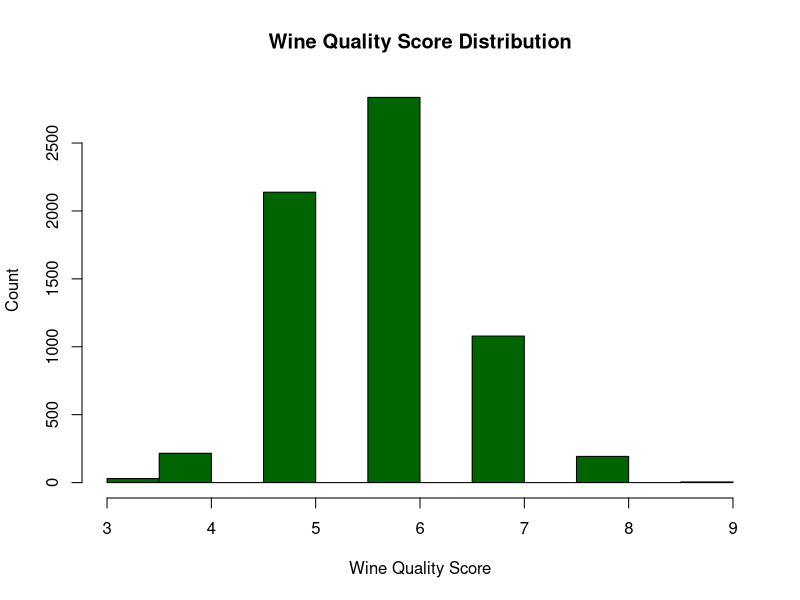
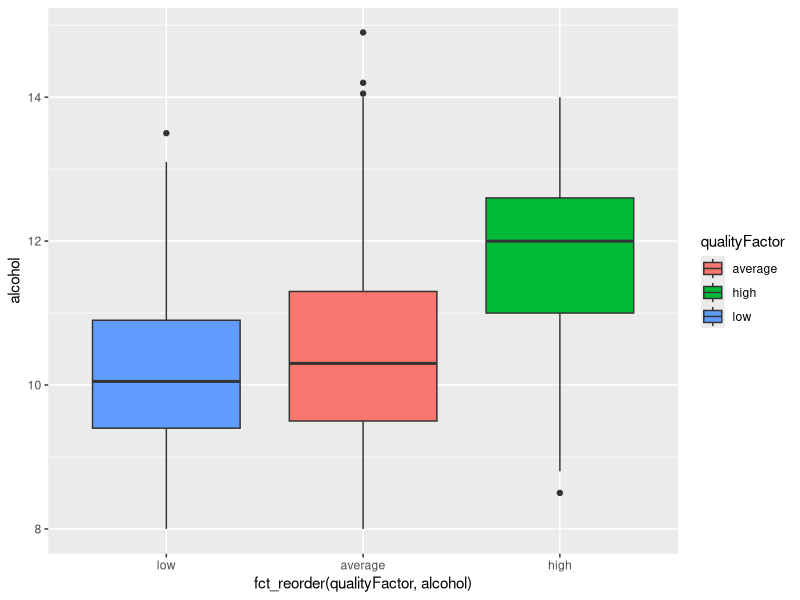
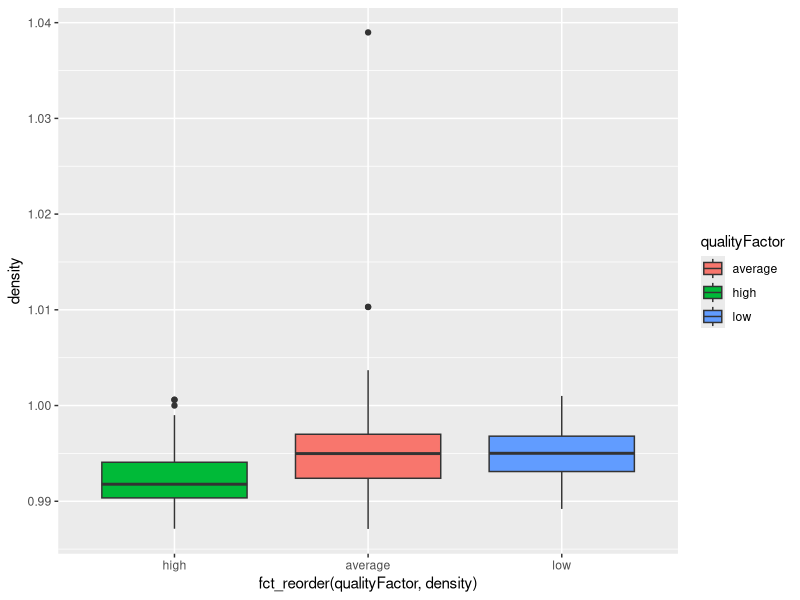

Generate these figures, in order, with R: (Note: this script raises an error after producing the figures.)
## ---- chunk 1
# import all the library
library(forcats)
library(ggplot2)
## ---- chunk 2
# Load the data
df_wine <- as.data.frame( read.csv(file = './data/winequality.csv', sep=',', stringsAsFactors=F))
head(df_wine)
tail(df_wine)
## ---- chunk 3
cat('The number of rows inside the dataset is : ', dim(df_wine)[1])
cat('The number of columns/features inside the dataset is : ', dim(df_wine)[2])
## ---- chunk 4
str(df_wine)
summary(df_wine)
## ---- chunk 5
as.data.frame( cor(df_wine[c(-13, -14)]))
## ---- chunk 6
cat('Number of NAN values for each variable :', colSums(is.na(df_wine)))
## ---- chunk 7
# Simple Bar Plot
hist(df_wine$quality, main="Wine Quality Score Distribution",ylab="Count", xlab="Wine Quality Score", breaks=10, , col= "darkgreen")
## ---- chunk 8
table(df_wine$quality)
## ---- chunk 9
cat('First threshold class distribution : ', table(ifelse(df_wine$quality<=6,'Bad', ifelse(df_wine$quality>=7, "Good","")) ))
cat('Second threshold class distribution : ', table(ifelse(df_wine$quality<=5,'Bad', ifelse(df_wine$quality>=6, "Good",""))))
## ---- chunk 10
qualityFactor <-ifelse(df_wine$quality<=4,'low', 
            ifelse(df_wine$quality>=5 & df_wine$quality<=7, "average", 
            ifelse(df_wine$quality>7,"high", "")))
wineData <- data.frame(df_wine, qualityFactor)
## ---- chunk 11
ggplot(df_wine, aes(x =fct_reorder(qualityFactor, alcohol) , y = alcohol, fill=qualityFactor))+ geom_boxplot()
ggplot(df_wine, aes(x =fct_reorder(qualityFactor, density) , y = density, fill=qualityFactor))+ geom_boxplot()
## ---- chunk 12
#training set
wine_train <- wine[1:3750, ]

#test set
wine_test <- wine[3751:4898, ]
